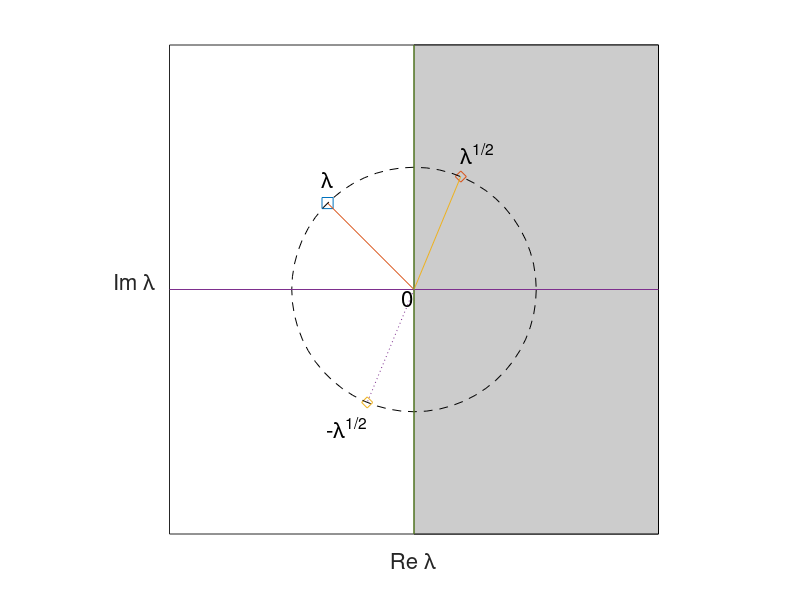

The MATLAB source for this figure:
%SQRT_EX
% Script plotting a point on the unit circle and its two square roots,
% with the right half-plane shaded.

clear i                                % Ensure i is function, not variable.
z = -1+i; z = z/abs(z);                % Point z on unit circle.
s = sqrt(z);

h = axes('XLim',[-2 2],'YLim',[-2 2]); % Create Axes with specified range.

fill([0 2 2 0],[-2 -2 2 2],[.8 .8 .8]) % Shade right half-plane.
hold on

plot(z,'s','MarkerSize',8), line([0 real(z)],[0 imag(z)])
plot(s,'d','MarkerSize',8), line([0 real(s)],[0 imag(s)])
plot(-s,'d','MarkerSize',8), line([0 -real(s)],[0 -imag(s)],'LineStyle',':')

% Unit circle.
rectangle('Position',[-1,-1,2,2],'Curvature',[1,1],'LineStyle','--')
axis square

% Draw x- and y-axes through origin.
plot([-2 2], [0 0], '-'), plot([0 0], [-2 2], '-')
set(h,'XTick',[],'YTick',[])

xlabel('Re \lambda')
ylabel('Im \lambda','Rotation',0,'HorizontalAlignment','right')

text(real(z),imag(z)+0.2,'\lambda','HorizontalAlignment','center')
text(0,0,'0','HorizontalAlignment','right','VerticalAlignment','top')
text(real(s),imag(s)+0.2,'\lambda^{1/2}')
text(-real(s),-imag(s)-0.2,'-\lambda^{1/2}','HorizontalAlignment','right')
hold off

% Reset FontSize for all text.
g = findall(gcf,'type','text'); set(g,'Fontsize',16)
